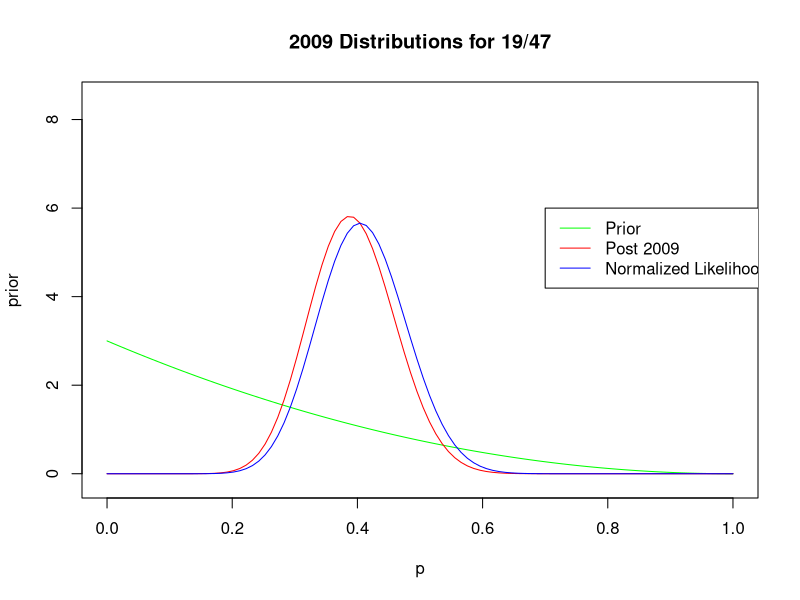
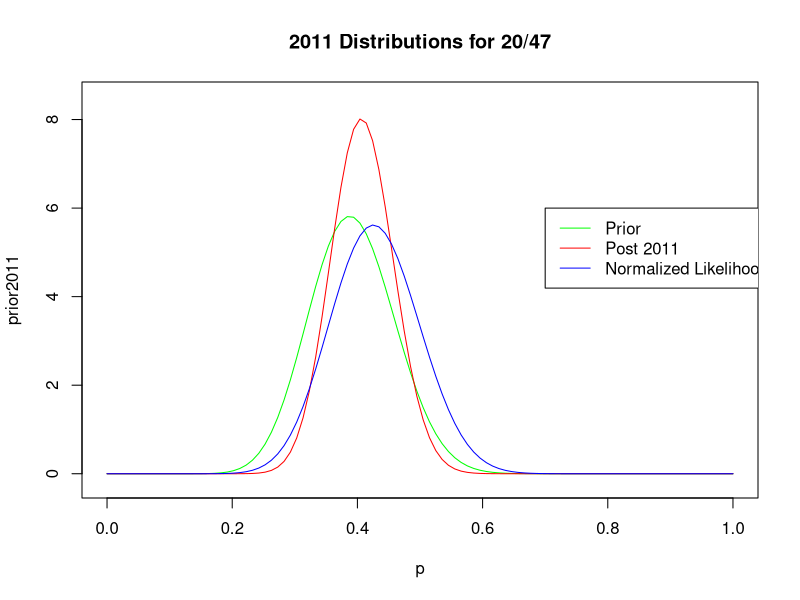

These charts were generated, in order, by the following R code: (Note: this script raises an error after producing the figures.)
## Initializing some stuff

a=1
b=3

p=seq(from=0,to=1,length=100)

################
## Problem 1a ##
################

meanprior=a/(a+b)
sdprior=sqrt(a*b/(((a+b)^2)*(a+b+1)))
ci95prior=c(qbeta(.025,a,b),qbeta(.975,a,b))

################
## Problem 1b ##
################

prior=dbeta(p,a,b)
as=a+19
bs=b+47-19
post2009=dbeta(p,as,bs)
nlik2009=dbeta(p,19+1,47-19+1)

plot(p,prior,type="l",ylim=c(-.2,8.5),col="green",main="2009 Distributions for 19/47")
lines(p,post2009,type="l",ylim=c(0,8.5),col="red")
lines(p,nlik2009,type="l",ylim=c(0,8.5),col="blue")
legend(.7,6,c("Prior","Post 2009","Normalized Likelihood"),col=c("green","red","blue"),lty=c(1,1,1))

mean2009=as/(as+bs)
sd2009=sqrt(as*bs/(((as+bs)^2)*(as+bs+1)))
ci952009=c(qbeta(.025,as,bs),qbeta(.975,as,bs))

################
## Problem 1c ##
################

prior2011=post2009
ass=as+20
bss=bs+47-20
post2011=dbeta(p,ass,bss)
nlik2011=dbeta(p,20+1,47-20+1)

plot(p,prior2011,type="l",ylim=c(-.2,8.5),col="green",main="2011 Distributions for 20/47")
lines(p,post2011,type="l",ylim=c(0,8.5),col="red")
lines(p,nlik2011,type="l",ylim=c(0,8.5),col="blue")
legend(.7,6,c("Prior","Post 2011","Normalized Likelihood"),col=c("green","red","blue"),lty=c(1,1,1))

mean2011=ass/(ass+bss)
sd2011=sqrt(ass*bss/(((ass+bss)^2)*(ass+bss+1)))
ci952011=c(qbeta(.025,ass,bss),qbeta(.975,ass,bss))

################
## Problem 2a ##
################


y=0:47

#predbb=dbetabinom.ab(y,47,a+(47*.25),b+(47-(47*.25))) wasnt sure at first keeping this incase
predbb=dbetabinom.ab(y,47,a,b)
predb=dbinom(y,47,meanprior)

barplot(rbind(predbb,predb),names=y,beside=TRUE,main="Predictive Prior vs Binomial Prior",legend=c("Predictive","Binomial"))

################
## Problem 2b ##
################

predbb2009=dbetabinom.ab(y,47,as,bs)
predb2009=dbinom(y,47,mean2009)

barplot(rbind(predbb2009,predb2009),names=y,beside=TRUE,main="Predictive 2009 vs Binomial 2009",legend=c("Predictive","Binomial"))






meanprior
sdprior
ci95prior
mean2009
sd2009
ci952009
mean2011
sd2011
ci952011
